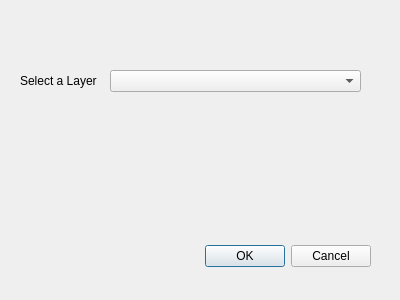
<?xml version="1.0" encoding="UTF-8"?>
<ui version="4.0">
 <class>SaveAttributesDialogBase</class>
 <widget class="QDialog" name="SaveAttributesDialogBase">
  <property name="geometry">
   <rect>
    <x>0</x>
    <y>0</y>
    <width>400</width>
    <height>300</height>
   </rect>
  </property>
  <property name="windowTitle">
   <string>Save Attributes</string>
  </property>
  <widget class="QDialogButtonBox" name="button_box">
   <property name="geometry">
    <rect>
     <x>30</x>
     <y>240</y>
     <width>341</width>
     <height>32</height>
    </rect>
   </property>
   <property name="orientation">
    <enum>Qt::Horizontal</enum>
   </property>
   <property name="standardButtons">
    <set>QDialogButtonBox::Cancel|QDialogButtonBox::Ok</set>
   </property>
  </widget>
  <widget class="QComboBox" name="comboBox">
   <property name="geometry">
    <rect>
     <x>110</x>
     <y>70</y>
     <width>251</width>
     <height>22</height>
    </rect>
   </property>
   <property name="toolTip">
    <string/>
   </property>
   <property name="placeholderText">
    <string/>
   </property>
  </widget>
  <widget class="QLabel" name="label">
   <property name="geometry">
    <rect>
     <x>20</x>
     <y>70</y>
     <width>91</width>
     <height>21</height>
    </rect>
   </property>
   <property name="text">
    <string>Select a Layer</string>
   </property>
  </widget>
 </widget>
 <resources/>
 <connections>
  <connection>
   <sender>button_box</sender>
   <signal>accepted()</signal>
   <receiver>SaveAttributesDialogBase</receiver>
   <slot>accept()</slot>
   <hints>
    <hint type="sourcelabel">
     <x>20</x>
     <y>20</y>
    </hint>
    <hint type="destinationlabel">
     <x>20</x>
     <y>20</y>
    </hint>
   </hints>
  </connection>
  <connection>
   <sender>button_box</sender>
   <signal>rejected()</signal>
   <receiver>SaveAttributesDialogBase</receiver>
   <slot>reject()</slot>
   <hints>
    <hint type="sourcelabel">
     <x>20</x>
     <y>20</y>
    </hint>
    <hint type="destinationlabel">
     <x>20</x>
     <y>20</y>
    </hint>
   </hints>
  </connection>
 </connections>
</ui>
